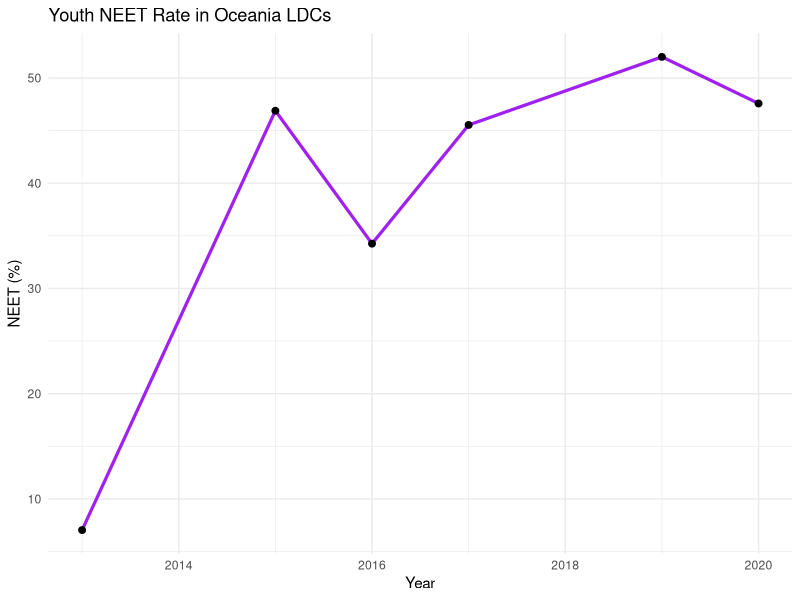

Write R code to recreate this figure.
library(tidyverse)
library(ggplot2)

ldc <- read.csv("ldc_full_data.csv",
                stringsAsFactors = FALSE)

ldc_oceania <- ldc %>%
  filter(continent == "Oceania" & !is.na(youth_NIEET)) %>%
  group_by(year) %>%
  summarise(avg_neet = mean(youth_NIEET, na.rm = TRUE))

ggplot(ldc_oceania, aes(x = year, y = avg_neet)) +
  geom_line(color = "purple", size = 1.1) +
  geom_point(size = 2) +
  theme_minimal() +
  labs(title = "Youth NEET Rate in Oceania LDCs",
       x = "Year",
       y = "NEET (%)")